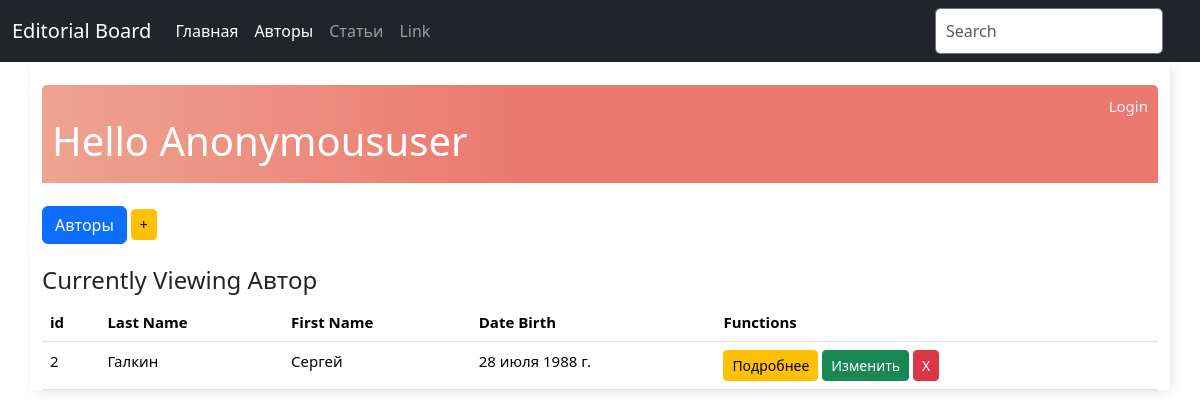
The app's page /display_authors/, older data.
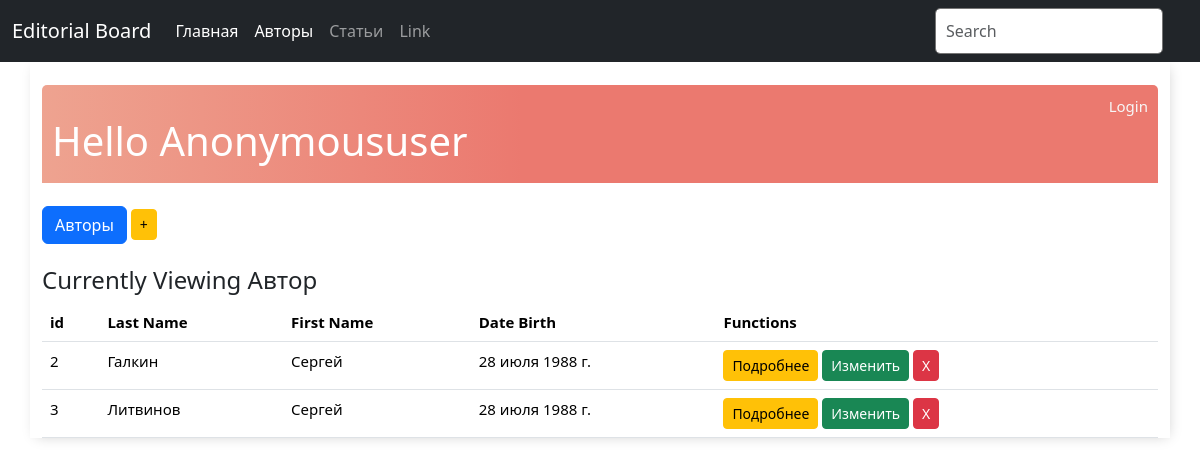
The same page, newer data.
### base/models.py (models this page shows, shortened)
class Person(models.Model):
    last_name = models.CharField(max_length=100, verbose_name="Фамилия автора")
    first_name = models.CharField(max_length=100, verbose_name="Имя автора")
    date_of_birth = models.DateField(verbose_name="Дата рождения", null=True, blank=True)
    class Meta:
        abstract = True

class Author(Person):
    pass

### base/views.py (the view)
# urls.py: path('display_authors/', views.display_authors, name='display_authors'),
def display_authors(request):
    authors = Author.objects.all()
    context = {
        'authors': authors,
        'header': 'Автор'
    }
    return render(request, 'author_list.html', context)

### base/templates/author_list.html (shortened to what this page needs)
{% extends 'base.html' %}
{% block content %}
<br>
<div class="header-bar">
    <div>
        <br>
        <h1>Hello {{ request.user|title }}</h1>
    </div>
    {% if request.user.is_authenticated %}
    <a href="{% url 'logout' %}">Logout</a>
    {% else %}
    <a href="{% url 'login' %}">Login</a>
    {% endif %}
</div>
<br>
<div class="button-group">
    <a href="{% url 'display_authors' %}" class="btn btn-primary btn-end" role="button">Авторы</a>
    <a href="{% url 'add_author' %}" class="btn btn-warning btn-sm" role="button"> +</a>
</div>
<br>
<h4>Currently Viewing {{ header }}</h4>
<table class="table table-hover">
    <thead>
        <tr>
            <th>id</th>
            <th>Last Name</th>
            <th>First Name</th>
            <th>Date Birth</th>
            <th>Functions</th>
        </tr>
    </thead>
    <tbody>
        {% for author in authors %}
            <tr>
                <td>{{ author.pk }}</td>
                <td>{{ author.last_name }}</td>
                <td>{{ author.first_name }}</td>
                <td>{{ author.date_of_birth }}</td>
                <td>
                    <a href="{% url 'author_detail' author.pk %}" class="btn btn-warning btn-sm" role="button"> Подробнее</a>
                    <a href="{% url 'edit_author' author.pk %}" class="btn btn-success btn-sm" role="button">Изменить</a>
                    <a href="{% url 'delete_author' author.pk %}" class="btn btn-danger btn-sm" role="button">X</a>
                </td>
            </tr>
        {% endfor %}
    </tbody>
</table>
{% endblock content %}

### base/templates/base.html (shortened to what this page needs)
<!DOCTYPE html>
<html lang="ru">
<head>
    {% load static %}
    <link rel="stylesheet" href="{% static '/css/styles.css' %}">
    <link rel="stylesheet" href="{% static '/css/bootstrap.min.css' %}">
</head>
<body>
    <nav class="navbar navbar-expand navbar-dark bg-dark" aria-label="Second navbar example">
        <div class="container-fluid">
          <a class="navbar-brand" href="#">Editorial Board</a>
          <div class="collapse navbar-collapse" id="navbarsExample02">
            <ul class="navbar-nav me-auto">
              <li class="nav-item">
                <a class="nav-link active" aria-current="page" href="{% url 'index' %}">Главная</a>
              </li>
              <li class="nav-item">
                <a class="nav-link active" aria-current="page" href="{% url 'author_list' %}">Авторы</a>
              </li>
              <li class="nav-item">
                <a class="nav-link" href="{% url 'article_list' %}">Статьи</a>
              </li>
              <li class="nav-item">
                <a class="nav-link" href="#">Link</a>
              </li>
            </ul>
            <form>
              <input class="form-control" type="text" placeholder="Search" aria-label="Search">
            </form>
          </div>
        </div>
      </nav>
      <div class="container">
        {% block content %}
        {% endblock content %}
      </div>
</body>
</html>

### base/static/css/styles.css (style rules this page uses)
body { background: #FAFAFA; font-family: 'Nunito Sans', sans-serif; }
.container { max-width: 550px; font-size: 15px; margin: auto; background: #ffff; -webkit-box-shadow: 2px 2px 13px -4px rgba(0, 0, 0, 0.21); box-shadow: 2px 2px 13px -4px rgba(0, 0, 0, 0.21); }
input { outline: none; border: none; }
.header-bar { display: flex; justify-content: space-between; color: #fff; padding: 10px; border-radius: 5px 5px 0 0; background: linear-gradient(90deg, #EEA390 0%, #EB796F 43%, #EB796F 100%); }
.header-bar a { color: rgb(247, 247, 247); text-decoration: none; }
input[type=text], input[type=password], textarea { border: 1px solid #757575; border-radius: 5px; padding: 10px; width: 90%; }
::placeholder { font-weight: 300; opacity: 0.5; }

Row changes from the older to the newer data that the page shows:
added Author: pk "3", last_name "Литвинов", first_name "Сергей", date_of_birth "28 июля 1988 г."
